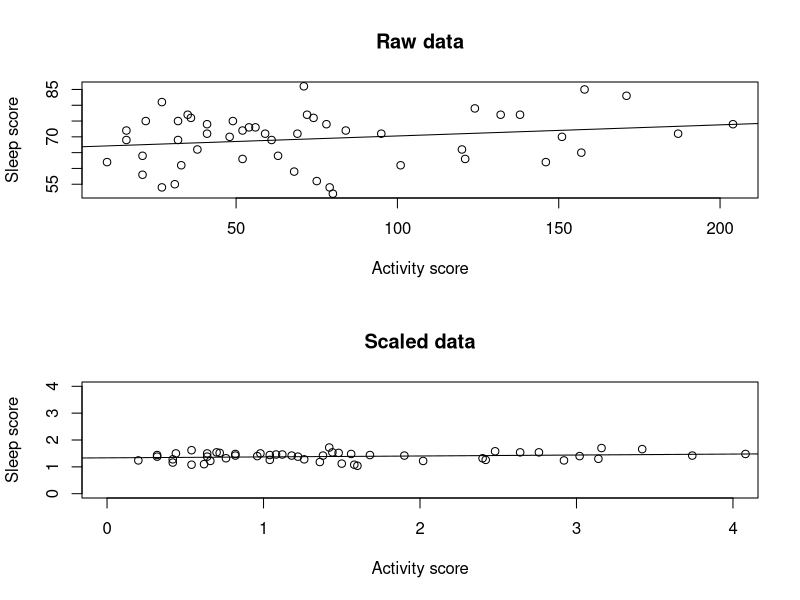

The R script that drew this image:
# This was a personal project of mine to revise for a statistics exam. I used R to analyze the effect of my daily activity score (percentage-based) on the following night's sleep score (0-100) as provided by a Polar Ignite 3 fitness watch.

# The data:

activity_scores = c(171, 56, 121, 16, 48, 36, 158, 22, 68, 21, 78, 35, 52, 132, 41, 27, 21, 79, 54, 32, 157, 41, 151, 61, 10, 49, 32, 204, 101, 75, 16, 52, 33, 187, 95, 120, 63, 27, 124, 74, 138, 72, 31, 80, 84, 38, 59, 69, 146, 71)

sleep_scores = c(83, 73, 63, 69, 70, 76, 85, 75, 59, 58, 74, 77, 63, 77, 71, 54, 64, 54,  73, 69, 65, 74, 70, 69, 62, 75, 75, 74, 61, 56, 72, 72, 61, 71, 71, 66, 64, 81, 79, 76, 77, 77, 55, 52, 72, 66, 71, 71, 62, 86)

activity_scores_scaled = activity_scores / length(activity_scores)

sleep_scores_scaled = sleep_scores / length(sleep_scores)

# Fitting a linear model to the data:

model = lm(sleep_scores ~ activity_scores)
model_scaled = lm(sleep_scores_scaled ~ activity_scores_scaled)

# Plotting the data:

par(mfrow=c(2,1))

plot(sleep_scores ~ activity_scores, main = "Raw data", xlab = "Activity score", ylab = "Sleep score")
abline(model)

plot(sleep_scores_scaled ~ activity_scores_scaled, main = "Scaled data", xlab = "Activity score", ylab = "Sleep score", xlim = c(0,4), ylim = c(0,4))
abline(model_scaled)

# Analysis of the model:

summary(model)

# The R-squared value is 0.04488, which means that the model explains 4.5 % of the variance in the data. The p-value is 0.1397, so the model is not statistically significant.

confint(model)

# The 95 % confidence interval for the slope is [-0.012, 0.082] and includes 0, so we can't be certain that increasing the activity score has a positive effect on the sleep score, even though graphically it does seem to be the case.

# Conclusion:

# There is not enough evidence to conclude that increasing my daily activity score has a positive effect on the following night's sleep score. More data is required for a more accurate analysis. If additional data does not support a positive correlation, I can think of four possible conclusions: 1) the claim that activity improves sleep quality is bullsh*t, 2) Polar's fitness watch is not very accurate, 3) I am stressing my body too much after having just started working out and the results would be different had I been as active for a longer period of time, or 4) there are some confounding variables, such as the day of the week, that should be taken into account in the analysis.



